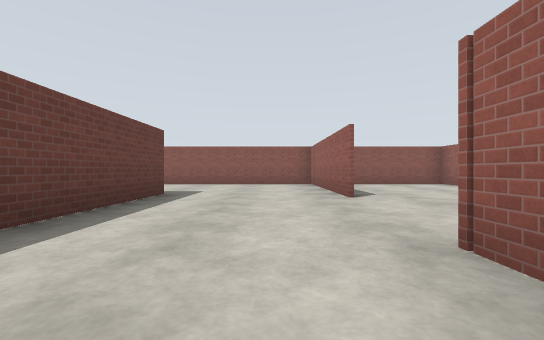
View 1 (above)

24 first-person views from a walk through a world built for the Gazebo simulator. The camera is 0.94 m above the floor, looks level and sees 90° across. The floor is counted in squares, 2 m on a side. Each view is taken from the middle of a square. On the plan, view 1 faces up. The plan holds only what a view shows up to about 9 squares ahead; the rest is blank. Gazebo's built-in surfaces are drawn with simple patterns.

View 2
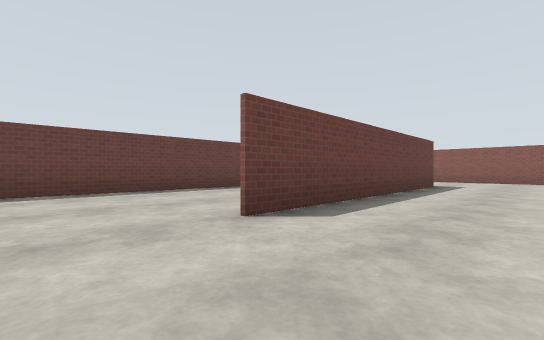

View 3
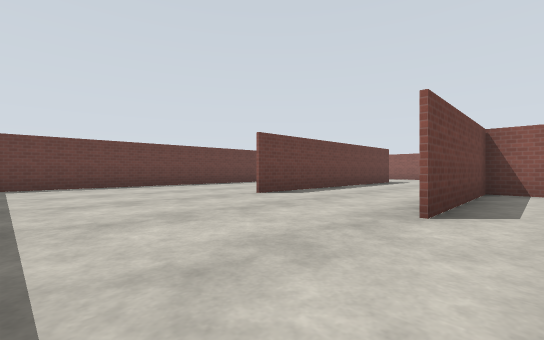

View 4
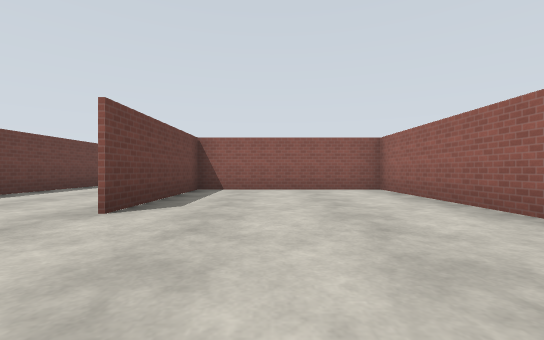

View 5
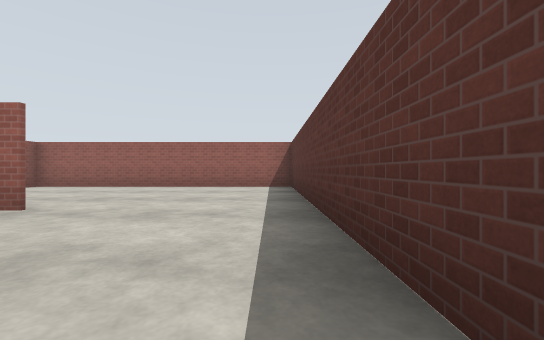

View 6
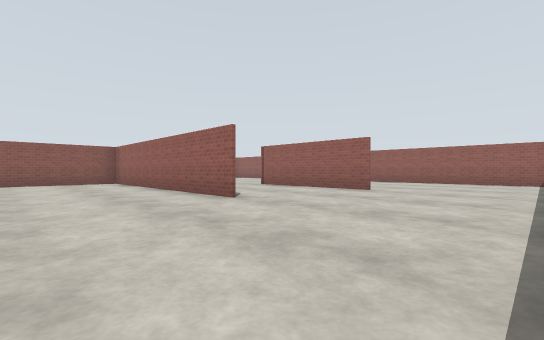

View 7
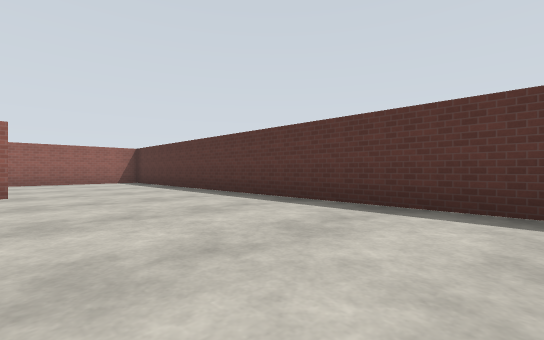

View 8
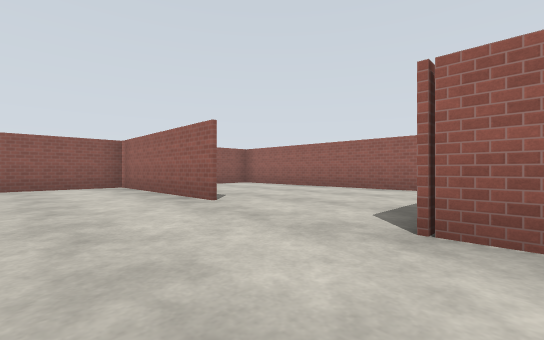

View 9
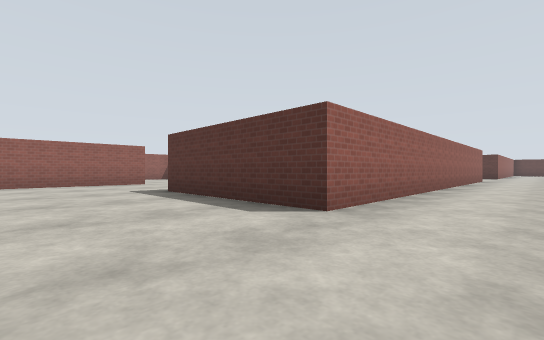

View 10
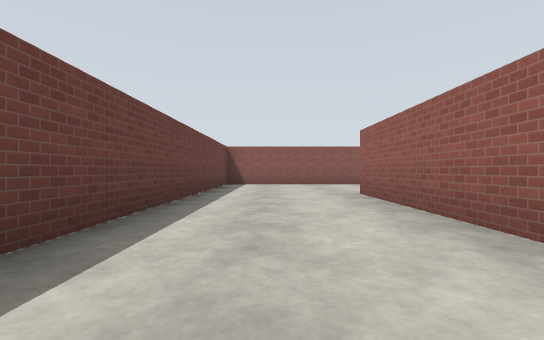

View 11
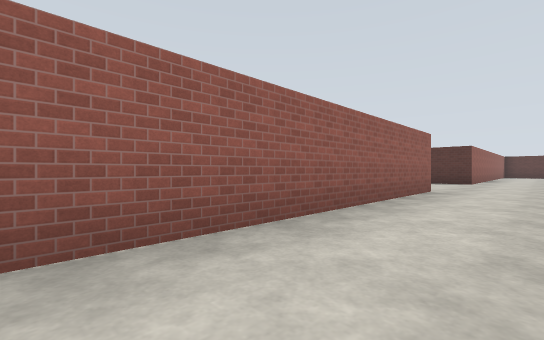

View 12
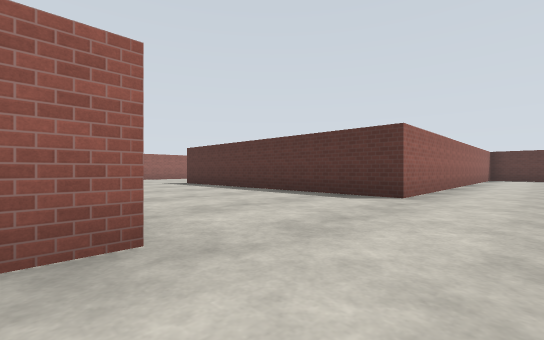

View 13
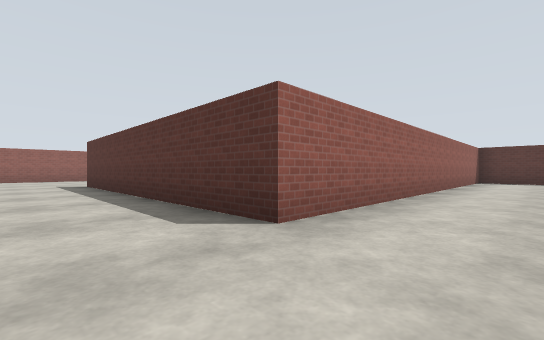

View 14
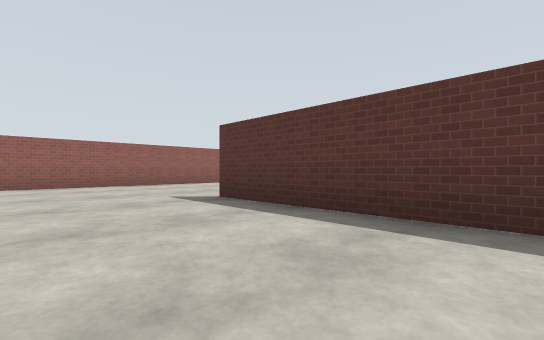

View 15
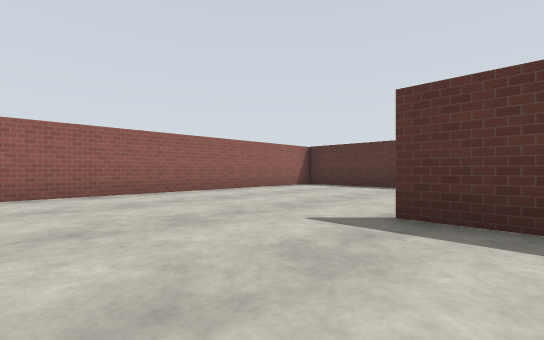

View 16
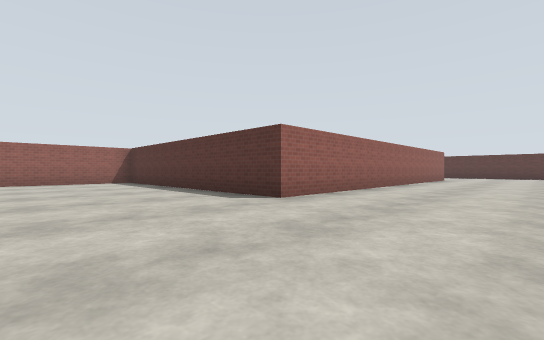

View 17
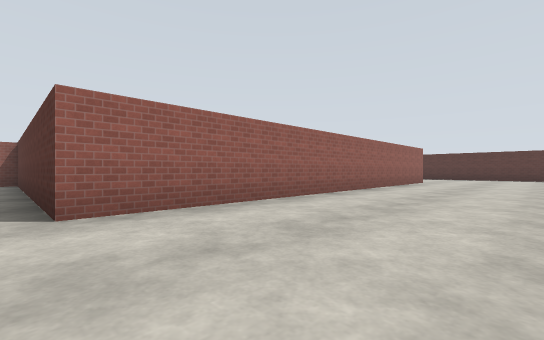

View 18
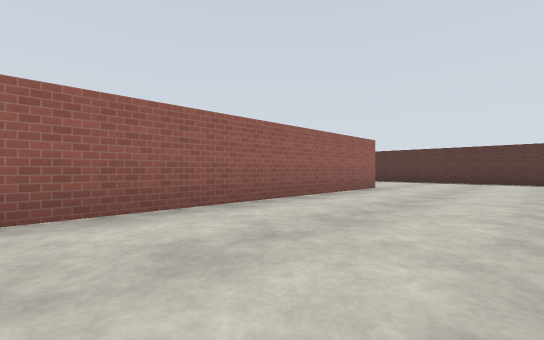

View 19
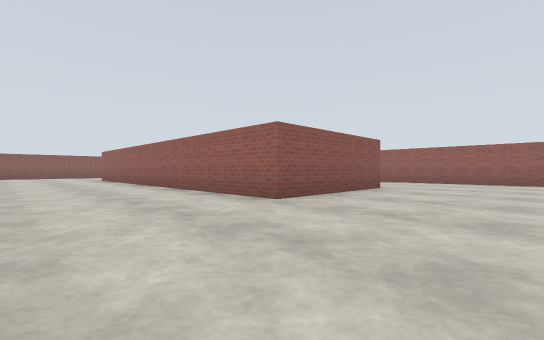

View 20
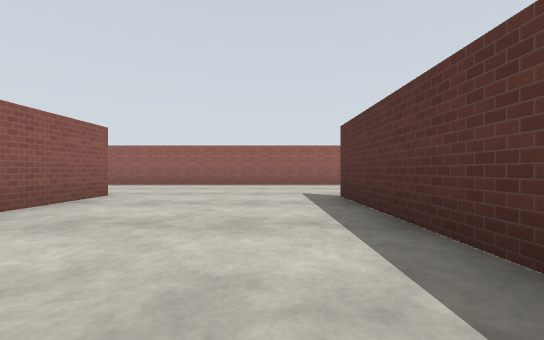

View 21
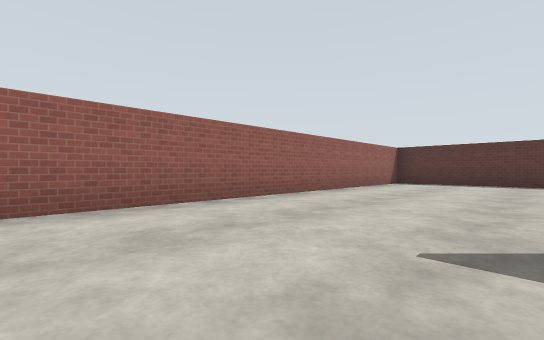

View 22
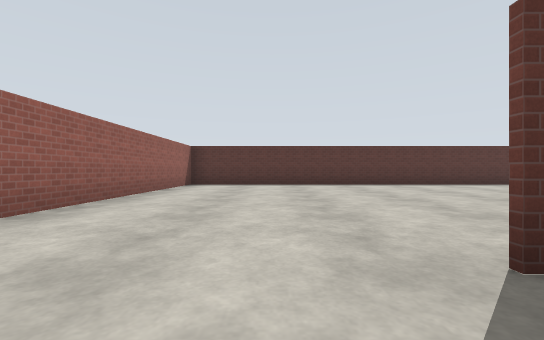

View 23
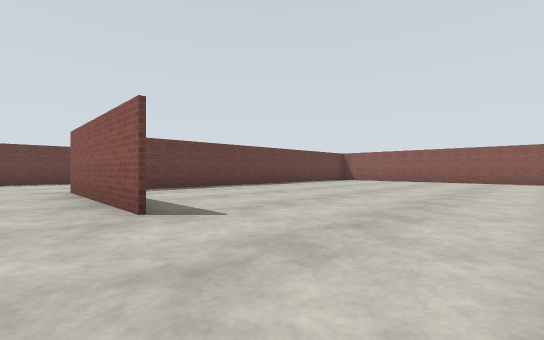

View 24
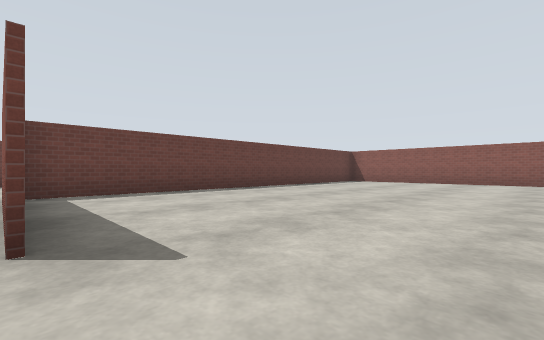

### Floor plan
Points are (right, up) in squares from view 1. A wall is a line through its corners. A room is listed if a view was taken in it or the views show most of it. See-through windows are left out.
Room 1 (views 1, 2, 3, 4, 5, 6, 7, 8)
walls: (1.1, -2.1) (1.1, 1.8); (-2.2, -1.2) (-2.2, 4.9); (1.3, 4.5) (1.3, 5.5); (5.6, 1.6) (1.2, 1.6) (1.2, -2.1); (-2.1, 5.4) (-2.1, -1.2); (-2.5, 5.3) (-5, 5.3); (-5, -5.6) (5.5, -5.6); (-6.2, 2) (-6.2, -5); (5.6, -5.9) (5.6, 2)
ways out: opening at (-0.5, 5) to room 2; opening at (1, 3.5) to room 3
Room 2 (views 9, 10, 11, 12, 13, 14, 15, 16, 17, 18, 19, 20, 21, 22, 23, 24)
walls: (-1.8, -18) (-1.8, -24.8); (-6.3, -17.5) (-6.3, -9.7) (1.1, -9.7); (5, -14.4) (1.8, -14.4); (2.1, -25) (-1.9, -25) (-1.9, -14.4) (5.6, -14.4) (5.6, -5.9); (-6.2, -24.5) (-6.2, -26); (-1.9, -29.2) (1.9, -29.2); (-6.3, -5.6) (-6.3, 5.4) (-2.1, 5.4); (-5, -29.2) (-3.5, -29.2); (-4.8, -36.9) (5.6, -36.9) (5.6, -22.8); (1.3, 5.5) (1.3, 9) (-9.5, 9) (-9.5, 1.4)
ways out: opening at (-0.5, 5) to room 1; opening at (-7.5, -16.5)
Room 3 (no view inside)
walls: (5.6, 2) (5.6, 9) (2.6, 9)
ways out: opening at (1, 3.5) to room 1

Where each view was taken, in squares from view 1:
view 1: 0 up, 0 right, facing up
view 2: 3 down, 0 right, facing up-left
view 3: 5 down, 2 right, facing up-left
view 4: 5 down, 3 right, facing up
view 5: 5 down, 2 left, facing right
view 6: 5 down, 5 left, facing up-right
view 7: 2 down, 5 left, facing down-right
view 8: 1 up, 1 left, facing up-right
view 9: 8 up, 8 left, facing down-right
view 10: 0 up, 8 left, facing up
view 11: 1 up, 8 left, facing down-right
view 12: 5 down, 8 left, facing down-right
view 13: 8 down, 8 left, facing down-right
view 14: 7 down, 3 left, facing down-right
view 15: 7 down, 0 right, facing down-right
view 16: 11 down, 5 left, facing down-right
view 17: 14 down, 5 left, facing down-right
view 18: 18 down, 5 left, facing down-right
view 19: 28 down, 5 left, facing up-right
view 20: 28 down, 3 left, facing right
view 21: 27 down, 2 right, facing down-right
view 22: 28 down, 3 right, facing down
view 23: 26 down, 5 right, facing up-left
view 24: 25 down, 4 right, facing up-left
